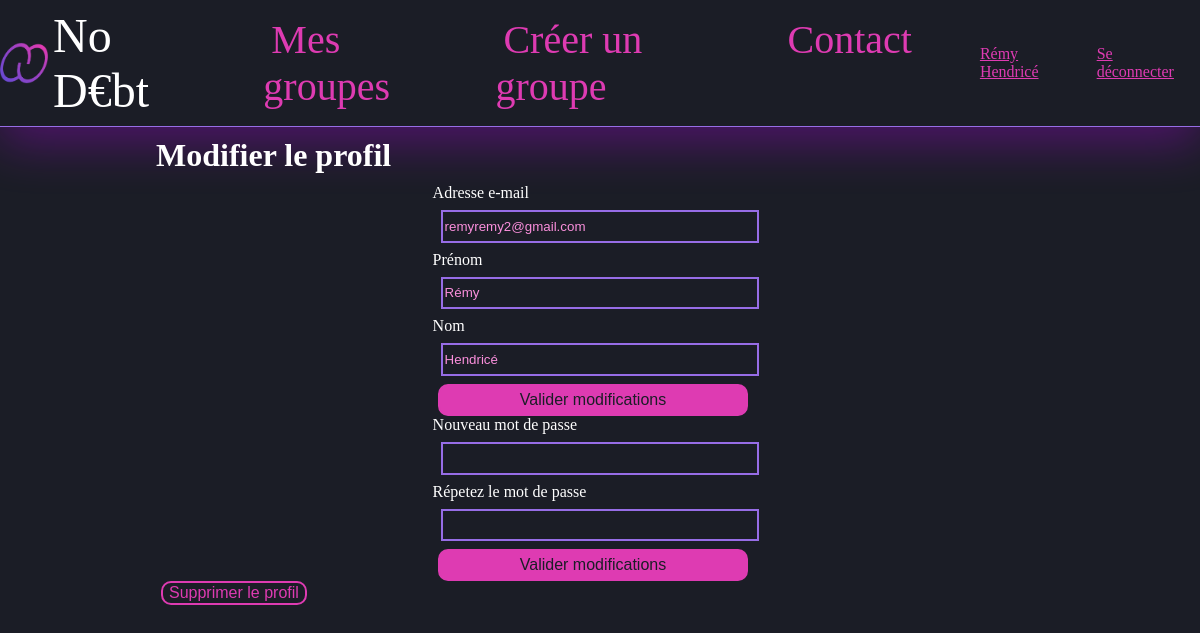
Screenshot of /editProfile.php (signed in) with the database file from the repository.
### tables this page shows
CREATE TABLE `nodebt_utilisateur` (
  `uid` int(11) NOT NULL,
  `email` varchar(254) NOT NULL,
  `lastname` varchar(50) NOT NULL,
  `firstname` varchar(50) NOT NULL,
  `hashpass` varchar(128) NOT NULL,
  `isActive` tinyint(1) NOT NULL DEFAULT '1'
);

### php/repository/UserRepository.php (called while the page is built, shortened)
<?php
class UserRepository
{
    public function getUserInfo($uid, &$message = ''){
        $user = null;
        try{
            $bd = DBLink::connectToDb();
            $stmt = $bd->prepare ("SELECT uid, email, firstname, lastname FROM ". self::TABLE_NAME
                ." WHERE uid = :uid");
            $stmt->bindValue(':uid', $uid);
            if($stmt->execute()){
                $user = $stmt->fetchObject("NoDebt\User");
            }
        }catch(Exception $e){
            $message = self::DB_ERROR_MESSAGE;
        }
        return $user;
    }
}

### inc/session.inc.php (called while the page is built, shortened)
<?php
require_once 'php/repository/UserRepository.php';
if (isset($_SESSION['userId'])){
    $ses_uid = $_SESSION['userId'];
    $userRepo = new UserRepository();
    $user = $userRepo->getUserInfo($ses_uid);
    $ses_firstName = $user->firstname;
    $ses_lastName = $user->lastname;
    $ses_email = $user->email;
} else {
    $path = $_SERVER['PHP_SELF'];
    $file = basename ($path);
    if ($file !== 'index.php' && $file !== 'contact.php' && $file !== 'signup.php'
    && $file !== 'fogottenPassword.php' && $file !== 'sources.php') header('location: index.php');
}
?>

### editProfile.php (the view, shortened to what this page needs)
<?php
include('inc/session.inc.php');
?>
<?php
require_once 'php/repository/UserRepository.php';
$email = isset($ses_email) ? $ses_email : '';
$firstName = isset($ses_firstName) ? $ses_firstName : '';
$lastName = isset($ses_lastName) ? $ses_lastName : '';
?>
<!DOCTYPE html>
<html lang="fr">
<head>
    <link rel="stylesheet" href="css/style.css">
</head>
<body>
    <?php
    include("inc/header.inc.php");
    ?>
    <main class="form-list">
        <h1>Modifier le profil</h1>
        <form class="field-list" method="post" action="<?php echo htmlspecialchars($_SERVER['PHP_SELF']);?>">
            <label for="userEmail">Adresse e-mail</label>
            <input type="email" name="userEmail" id="userEmail" value="<?php if(isset($email)) echo $email?>"/>
            <label for="firstName">Prénom</label>
            <input type="text" name="firstName" id="firstName" value="<?php if(isset($firstName)) echo $firstName?>"/>
            <label for="lastName">Nom</label>
            <input type="text" name="lastName" id="lastName" value="<?php if(isset($lastName)) echo $lastName?>"/>
            <button type="submit" class="submit" name="infoBtn">Valider modifications</button>
        </form>
        <form class="field-list" method="post" action="<?php echo htmlspecialchars($_SERVER['PHP_SELF']);?>">
            <label for="newUserPassword">Nouveau mot de passe</label>
            <input type="password" name="newUserPassword" id="newUserPassword" value="<?php if(isset($password)) echo $password?>"/>
            <label for="newUserPasswordRep">Répetez le mot de passe</label>
            <input type="password" name="newUserPasswordRep" id="newUserPasswordRep" value="<?php if(isset($passwordRep)) echo $passwordRep?>"/>
            <button type="submit" class="submit" name="passwordBtn">Valider modifications</button>
        </form>
        <form action="<?php echo htmlspecialchars($_SERVER['PHP_SELF']);?>" method="post">
            <button type="submit" class="delete decline" name="deleteAccount" id="deleteAccount">Supprimer le profil</button>
        </form>
    </main>
</body>
</html>

### inc/header.inc.php (shortened to what this page needs)
<?php if(isset($ses_uid)) : ?>
<header class="nav-header">
    <a href="myGroups.php" class="nodebt"><img id="logo" src="images/icon.png" alt="logo"/>No D€bt</a>
    <nav class="website-nav">
        <ul class="nav-links">
            <li><a href="myGroups.php">Mes groupes</a></li>
            <li><a href="createGroup.php">Créer un groupe</a></li>
            <li><a href="contact.php">Contact</a></li>
        </ul>
    </nav>
    <nav class="profile-nav">
        <ul class="nav-links">
            <li><a href="editProfile.php"><?php echo isset($ses_lastName) && isset ($ses_firstName) ? $ses_firstName.' '.$ses_lastName : 'Profil' ?></a></li>
            <li><a href="disconnect.php">Se déconnecter</a></li>
        </ul>
    </nav>
</header>
<?php endif ?>

### css/style.css (style rules this page uses)
body { font-family: OpenDyslexic; color: #ffffff; background-color: #1b1d26; margin: 0; }
.nodebt { display: flex; align-items: center; color: #ffffff; font-size: 3rem; font-family: BebasNeue-Regular; text-decoration: none; }
#logo { height: 1em; margin-right: 5px; }
main { margin-left: 3%; margin-right: 3%; padding-left: 10%; padding-right: 10%; display: flex; flex-direction: column; flex-wrap: wrap; }
.field-list { display: flex; flex-direction: column; align-content: center; flex-wrap: wrap; }
.field-list input, .field-list select, .field-list button { height: 2em; width: 35%; }
input, select, textarea { border: 2px solid rgb(151, 109, 230); background-color: #1b1d26; color: #fa8fdc; transition: all 0.4s ease 0s; margin: 8px; }
a { color: #DE3BB2; transition: all 0.4s ease 0s; }
h1 { margin: 10px 0 10px 0; }
header { height: 20%; width: 100%; margin: 0; border-bottom: 2px solid rgb(151, 109, 230); display: flex; flex-direction: row; justify-content: space-around; align-items: center; }
header.nav-header { height: 20%; width: 100%; margin: 0; border-bottom: 1px solid rgb(151, 109, 230); display: flex; flex-direction: row; justify-content: center; align-items: center; }
body > header { border: none; margin: 0; box-shadow: 0 15px 50px 0 rgba(190, 0, 255, 0.33); }
button { border: 2px solid #DE3BB2; font-size: 1em; border-radius: 10px; margin-left: 5px; margin-right: 5px; color: #1b1d26; background-color: #DE3BB2; transition: all 0.3s ease 0s; }
button.decline { color: #DE3BB2; border-color: #DE3BB2; background-color: #1b1d26; }
nav.website-nav { display: flex; flex-direction: column-reverse; }
nav.website-nav a { text-decoration: none; font-family: BebasNeue-Regular; font-size: 2.5rem; transition: all 0.25s ease 0s; margin: 8px; }
ul.nav-links { display: flex; flex-direction: row; justify-content: space-between; justify-items: center; }
li { margin: 0 10px 0 10px; list-style-type: none; }

### rows the page displays
nodebt_utilisateur: firstname "Rémy", lastname "Hendricé", userEmail "remyremy2@gmail.com", firstName "Rémy", lastName "Hendricé"
